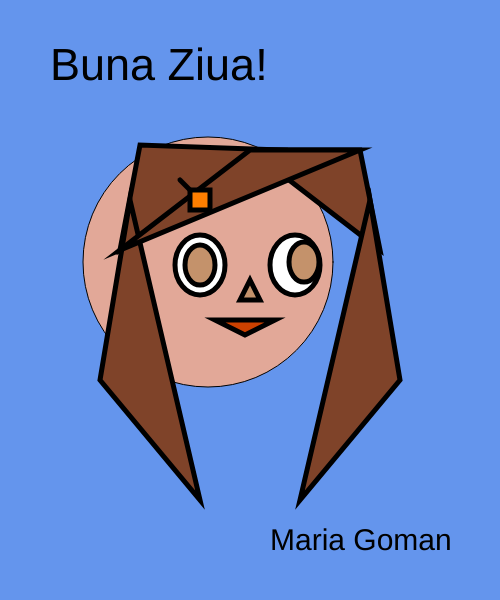
Frame 1 (no input)
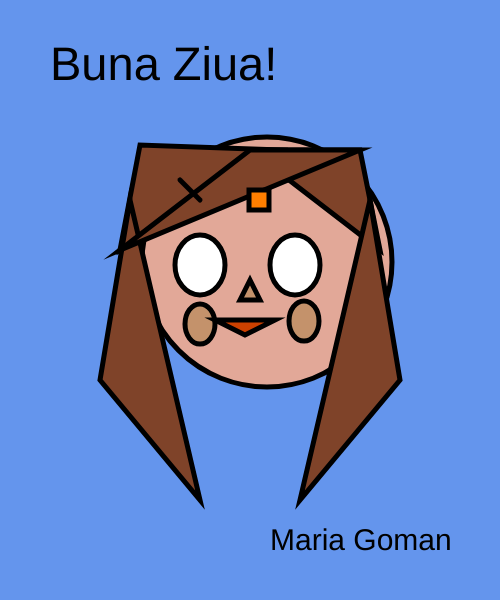
Frame 60 (no input)
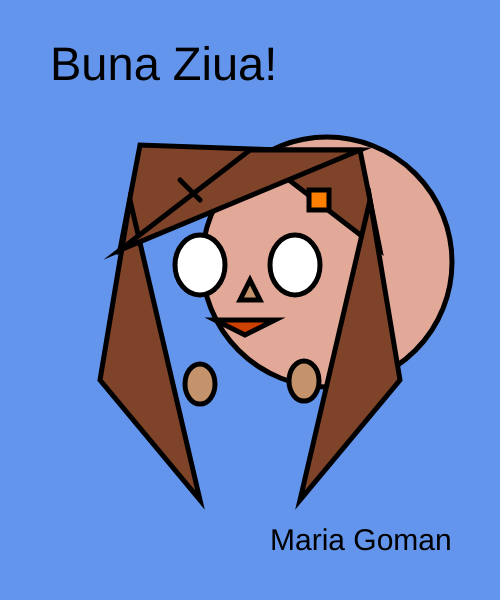
Frame 120 (the mouse pressed at the canvas centre since frame 60)

The p5.js sketch that drew these frames (run headless with seeded random() and noise() and a simulated clock; from frame 60 on, the mouse is pressed at the canvas centre):

// p5.js sketch
// ── sketch.js
var headX = 208;
var headY = 262;
var headDirection = 1;

var firstpupilX= 200;
var firstpupilY= 265;
var firstpupilDirection = 1;

var secondpupilX= 304;
var secondpupilY= 262;
var secondpupilDirection = 1;

var hairclipX = 190;
var hairclipY = 190;
var hairclipDirection = 1;

var size = 45;
var count = 0;
var sizeDirection = 2;

var movement;

function setup () {
    createCanvas(500, 600);
    movement = floor(random() * 10) + 1;
}

    function draw () {
        background(100,149,237);

        // title
        textSize(size)
        size+= sizeDirection;
        count++;
        if(count > 5)
        {
            sizeDirection *=-1;
            count = 0;
        }
        text("Buna Ziua!", 50,80);
    
        // head
        fill(226, 168, 152);
        circle(headX,headY,250);
        headX+=headDirection;
        if(headX >= 375 || headX <= 125)
        {
            headDirection *= -1;
            movement *= -1;
        } 

       
        // firsteye
        strokeWeight(5);
        fill(255, 255, 255);
        ellipse(200,265,50,60);
       
        //secondeye
        strokeWeight(5);
        fill(255, 255, 255);
        ellipse(295,265,50,60);
    
        // firstpupil
        fill(196, 146, 107);
        ellipse(firstpupilX,firstpupilY,30,40);
        firstpupilY+=firstpupilDirection;
        if(firstpupilY >= 580 || firstpupilY <= 20)
        {
            firstpupilDirection *= -1;
        }

        // secondpupil
        fill(196, 146, 107);
        ellipse(secondpupilX,secondpupilY,30,40);
        secondpupilY+=secondpupilDirection;
        if(secondpupilY >= 580 || secondpupilY <= 20)
        {
            secondpupilDirection *= -1;
        }

        // nose
        triangle(240, 300, 250, 280, 260, 300);
        
        // mouth
        fill(204, 65, 0);
        triangle(245,335,215,320,275,320)

        // hair
        fill(127, 67, 41);
        triangle(120, 250, 140, 145, 280, 150);
        triangle(380, 250, 250, 150, 360, 150);
        triangle(130, 200, 100, 380, 200, 500);
        triangle(120, 250, 250, 150, 360, 150);
        triangle(300, 500, 370, 200, 400, 380);

        // accessories
        fill(255, 127, 0);
        line(200, 200, 180, 180);

        //hairclip
        fill(255, 127, 0);
        rect(hairclipX,hairclipY,20,20);
        hairclipX+=hairclipDirection;
        if(hairclipX >= 480 || hairclipX <= 2)
        {
            hairclipDirection *= -1;
        }

        fill(0);
        textSize(30);
        text("Maria Goman",270,550);
    
    
    }
